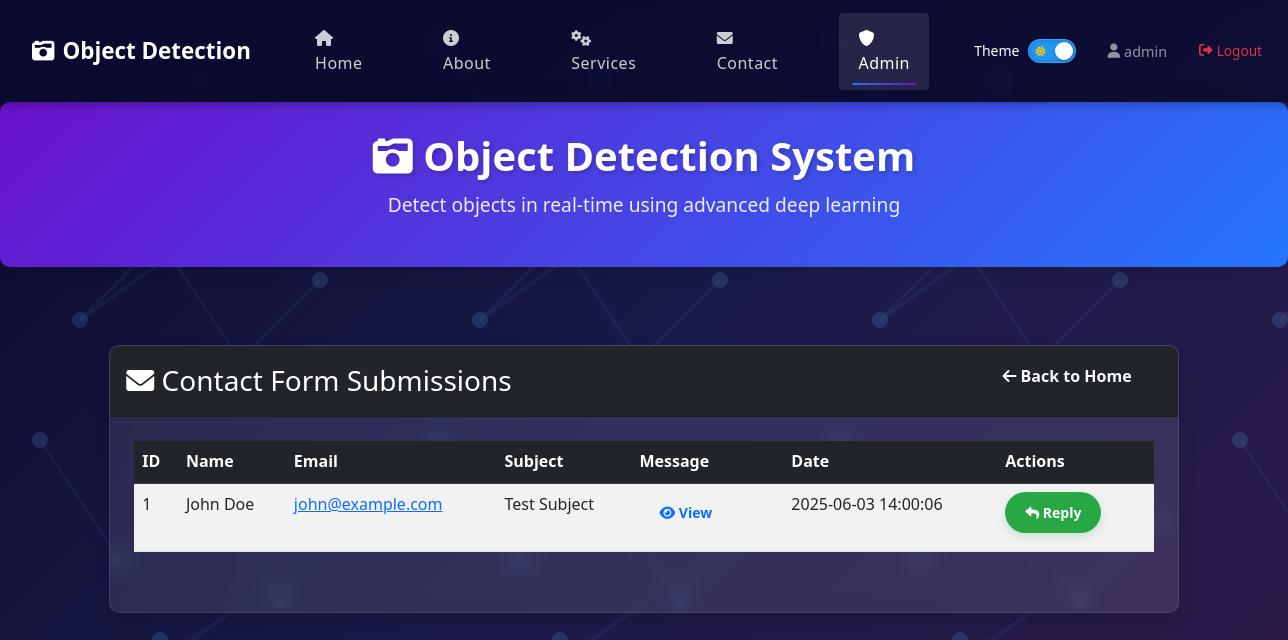
Page /admin/contacts (signed in) on the committed database.
### tables this page shows
CREATE TABLE users (
        id INTEGER PRIMARY KEY AUTOINCREMENT,
        username TEXT UNIQUE NOT NULL,
        email TEXT UNIQUE NOT NULL,
        password_hash TEXT NOT NULL,
        created_at TIMESTAMP DEFAULT CURRENT_TIMESTAMP
    , is_admin INTEGER DEFAULT 0);

CREATE TABLE contacts (
        id INTEGER PRIMARY KEY AUTOINCREMENT,
        name TEXT NOT NULL,
        email TEXT NOT NULL,
        subject TEXT NOT NULL,
        message TEXT NOT NULL,
        created_at TIMESTAMP DEFAULT CURRENT_TIMESTAMP
    );

### Application.py (the view)
@app.route('/admin/contacts')
@login_required
@admin_required
def admin_contacts():
    messages = ContactMessage.get_all()
    return render_template('admin_contacts.html', messages=messages)

### Application.py (called while the page is built)
@login_manager.user_loader
def load_user(user_id):
    return User.get(user_id)

def admin_required(f):
    @wraps(f)
    def decorated_function(*args, **kwargs):
        if not current_user.is_authenticated or not current_user.is_admin:
            flash('You need admin privileges to access this page.', 'danger')
            return redirect(url_for('index'))
        return f(*args, **kwargs)
    return decorated_function

### models.py (called while the page is built)
def get_db_connection():
    conn = sqlite3.connect('database.db')
    conn.row_factory = sqlite3.Row
    return conn

    @staticmethod
    def get(user_id):
        conn = get_db_connection()
        user = conn.execute('SELECT * FROM users WHERE id = ?', (user_id,)).fetchone()
        conn.close()
        if not user:
            return None
        try:
            is_admin = bool(user['is_admin'])
        except (IndexError, KeyError):
            is_admin = False
        return User(
            id=user['id'],
            username=user['username'],
            email=user['email'],
            password_hash=user['password_hash'],
            is_admin=is_admin
        )

    @staticmethod
    def get_all():
        conn = get_db_connection()
        messages = conn.execute('SELECT * FROM contacts ORDER BY created_at DESC').fetchall()
        conn.close()
        return [ContactMessage(
            id=message['id'],
            name=message['name'],
            email=message['email'],
            subject=message['subject'],
            message=message['message'],
            created_at=message['created_at']
        ) for message in messages]

### templates/admin_contacts.html (shortened to what this page needs)
{% extends "base.html" %}
{% block content %}
<div class="container-fluid py-5">
    <div class="row justify-content-center">
        <div class="col-lg-10">
            <div class="card shadow">
                <div class="card-header bg-dark text-white d-flex justify-content-between align-items-center">
                    <h3 class="mb-0">
                        <i class="fas fa-envelope"></i> Contact Form Submissions
                    </h3>
                    <a href="{{ url_for('index') }}" class="btn btn-outline-light">
                        <i class="fas fa-arrow-left"></i> Back to Home
                    </a>
                </div>
                <div class="card-body">
                    {% if messages %}
                        <div class="table-responsive">
                            <table class="table table-striped table-hover">
                                <thead class="table-dark">
                                    <tr>
                                        <th>ID</th>
                                        <th>Name</th>
                                        <th>Email</th>
                                        <th>Subject</th>
                                        <th>Message</th>
                                        <th>Date</th>
                                        <th>Actions</th>
                                    </tr>
                                </thead>
                                <tbody>
                                    {% for message in messages %}
                                    <tr>
                                        <td>{{ message.id }}</td>
                                        <td>{{ message.name }}</td>
                                        <td>
                                            <a href="mailto:{{ message.email }}">{{ message.email }}</a>
                                        </td>
                                        <td>{{ message.subject }}</td>
                                        <td>
                                            <button class="btn btn-sm btn-outline-primary view-message-btn"
                                                    data-bs-toggle="modal"
                                                    data-bs-target="#messageModal"
                                                    data-message="{{ message.message }}"
                                                    data-subject="{{ message.subject }}"
                                                    data-name="{{ message.name }}">
                                                <i class="fas fa-eye"></i> View
                                            </button>
                                        </td>
                                        <td>{{ message.created_at }}</td>
                                        <td>
                                            <a href="mailto:{{ message.email }}?subject=Re: {{ message.subject }}" class="btn btn-sm btn-success">
                                                <i class="fas fa-reply"></i> Reply
                                            </a>
                                        </td>
                                    </tr>
                                    {% endfor %}
                                </tbody>
                            </table>
                        </div>
                    {% else %}
                        <div class="alert alert-info">
                            <i class="fas fa-info-circle"></i> No contact messages found.
                        </div>
                    {% endif %}
                </div>
            </div>
        </div>
    </div>
</div>
{% endblock %}

### templates/base.html (shortened to what this page needs)
<!DOCTYPE html>
<html lang="en">
<head>
    <link href="https://cdn.jsdelivr.net/npm/bootstrap@5.3.0/dist/css/bootstrap.min.css" rel="stylesheet">
    <link rel="stylesheet" href="https://cdnjs.cloudflare.com/ajax/libs/font-awesome/6.0.0/css/all.min.css">
    <link rel="stylesheet" href="{{ url_for('static', filename='css/style.css') }}">
</head>
<body>
    <nav class="navbar navbar-expand-lg navbar-dark bg-dark sticky-top">
        <div class="container-fluid d-flex align-items-center">
            <a class="navbar-brand d-flex align-items-center" href="{{ url_for('index') }}">
                <i class="fas fa-camera-retro me-2"></i> <span class="d-none d-sm-inline">Object Detection</span>
            </a>
            <div class="collapse navbar-collapse" id="navbarNav">
                <ul class="navbar-nav justify-content-end">
                    <li class="nav-item px-2 px-md-3">
                        <a class="nav-link {% if request.path == url_for('index') %}active{% endif %}"
                           href="{{ url_for('index') }}">
                            <i class="fas fa-home me-1"></i> Home
                        </a>
                    </li>
                    <li class="nav-item px-2 px-md-3">
                        <a class="nav-link {% if request.path == url_for('about') %}active{% endif %}"
                           href="{{ url_for('about') }}">
                            <i class="fas fa-info-circle me-1"></i> About
                        </a>
                    </li>
                    <li class="nav-item px-2 px-md-3">
                        <a class="nav-link {% if request.path == url_for('services') %}active{% endif %}"
                           href="{{ url_for('services') }}">
                            <i class="fas fa-cogs me-1"></i> Services
                        </a>
                    </li>
                    <li class="nav-item px-2 px-md-3">
                        <a class="nav-link {% if request.path == url_for('contact') %}active{% endif %}"
                           href="{{ url_for('contact') }}">
                            <i class="fas fa-envelope me-1"></i> Contact
                        </a>
                    </li>
                    {% if current_user.is_authenticated and current_user.is_admin %}
                    <li class="nav-item px-2 px-md-3">
                        <a class="nav-link {% if '/admin' in request.path %}active{% endif %}"
                           href="{{ url_for('admin_dashboard') }}">
                            <i class="fas fa-shield-alt me-1"></i> Admin
                        </a>
                    </li>
                    {% endif %}
                </ul>
                <ul class="navbar-nav ms-auto d-flex flex-row align-items-center">
                    <li class="nav-item me-3 d-flex align-items-center">
                        <div class="theme-switch-wrapper d-flex align-items-center">
                            <span class="me-2 d-none d-md-inline small">Theme</span>
                            <label class="theme-switch mb-0" for="checkbox">
                                <div class="slider round">
                                    <i class="fas fa-sun"></i>
                                    <i class="fas fa-moon"></i>
                                </div>
                            </label>
                        </div>
                    </li>
                    {% if current_user.is_authenticated %}
                    <li class="nav-item d-none d-md-flex align-items-center me-2">
                        <span class="navbar-text">
                            <i class="fas fa-user me-1"></i> {{ current_user.username }}
                        </span>
                    </li>
                    <li class="nav-item d-flex align-items-center">
                        <a href="{{ url_for('logout') }}" class="btn btn-outline-danger btn-sm d-flex align-items-center">
                            <i class="fas fa-sign-out-alt"></i> <span class="d-none d-md-inline">Logout</span>
                        </a>
                    </li>
                    {% endif %}
                </ul>
            </div>
        </div>
    </nav>
    <div class="main-container container-fluid px-0">
        <div class="header w-100">
            <h1><i class="fas fa-camera-retro"></i> Object Detection System</h1>
            <p>Detect objects in real-time using advanced deep learning</p>
        </div>
        {% block content %}{% endblock %}
    </div>
</body>
</html>

### rows in the picture
users: username "admin"
contacts: id "1", name "John Doe", email "john@example.com", subject "Test Subject", created_at "2025-06-03 14:00:06"
